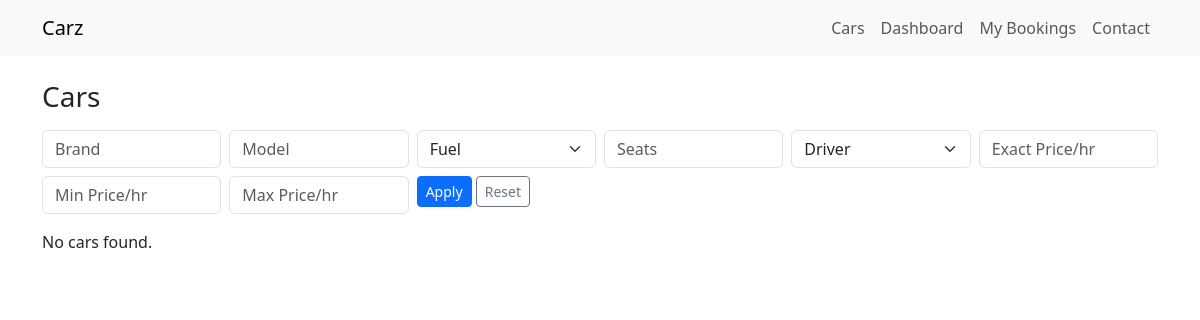
/cars/, run on an earlier commit of the app's database.
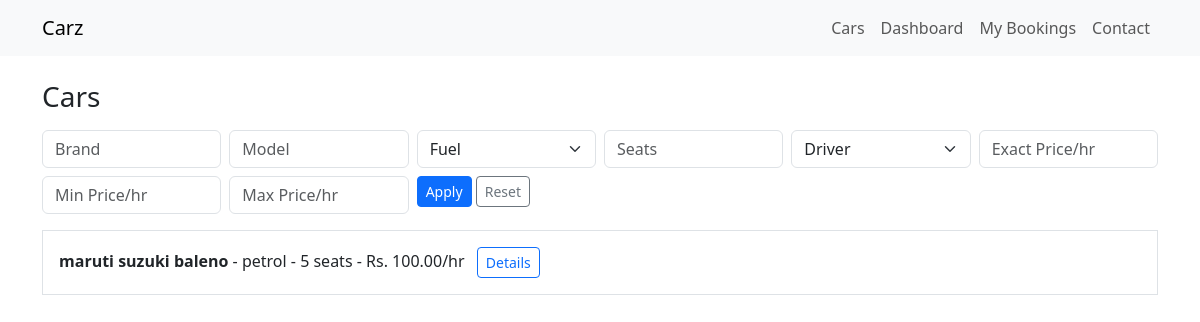
And on a later commit of the database.
### apps/cars/models.py (models this page shows, shortened)
class Car(models.Model):
    class FuelType(models.TextChoices):
        PETROL = "petrol", "Petrol"
        DIESEL = "diesel", "Diesel"
        CNG = "cng", "CNG"
        ELECTRIC = "electric", "Electric"
    class Transmission(models.TextChoices):
        MANUAL = "manual", "Manual"
        AUTOMATIC = "automatic", "Automatic"
    class Status(models.TextChoices):
        AVAILABLE = "available", "Available"
        BOOKED = "booked", "Booked"
        UNDER_SERVICE = "under_service", "Under Service"
        NOT_AVAILABLE = "not_available", "Not Available"
    brand = models.CharField(max_length=100, db_index=True)
    model = models.CharField(max_length=100, db_index=True)
    year = models.PositiveIntegerField()
    color = models.CharField(max_length=50)
    fuel_type = models.CharField(max_length=20, choices=FuelType.choices, db_index=True)
    transmission = models.CharField(max_length=20, choices=Transmission.choices)
    seating_capacity = models.PositiveSmallIntegerField(db_index=True)
    description = models.TextField(blank=True)
    is_driver_available = models.BooleanField(default=False, db_index=True)
    status = models.CharField(max_length=20, choices=Status.choices, default=Status.AVAILABLE, db_index=True)

class CarPricing(models.Model):
    car = models.OneToOneField(Car, related_name="pricing", on_delete=models.CASCADE)
    hourly_rate = models.DecimalField(max_digits=10, decimal_places=2)
    half_day_rate = models.DecimalField(max_digits=10, decimal_places=2)
    full_day_rate = models.DecimalField(max_digits=10, decimal_places=2)
    per_day_rate = models.DecimalField(max_digits=10, decimal_places=2)

### apps/cars/views.py (the view)
# urls.py: path("", CarListView.as_view(), name="car-list"),
class CarListView(ListView):
    template_name = "cars/car_list.html"
    model = Car
    context_object_name = "cars"
    paginate_by = 12
    def get_queryset(self):
        qs = Car.objects.select_related("pricing").filter(status=Car.Status.AVAILABLE)
        brand = self.request.GET.get("brand")
        model = self.request.GET.get("model")
        fuel_type = self.request.GET.get("fuel_type")
        seating_capacity = self.request.GET.get("seating_capacity")
        driver_available = self.request.GET.get("driver_available")
        min_price = self.request.GET.get("min_price")
        max_price = self.request.GET.get("max_price")
        exact_price = self.request.GET.get("price")
        if brand:
            qs = qs.filter(brand__icontains=brand)
        if model:
            qs = qs.filter(model__icontains=model)
        if fuel_type:
            qs = qs.filter(fuel_type=fuel_type)
        if seating_capacity:
            qs = qs.filter(seating_capacity=seating_capacity)
        if driver_available in ["true", "false"]:
            qs = qs.filter(is_driver_available=(driver_available == "true"))
        if exact_price:
            qs = qs.filter(pricing__hourly_rate=exact_price)
        if min_price:
            qs = qs.filter(pricing__hourly_rate__gte=min_price)
        if max_price:
            qs = qs.filter(pricing__hourly_rate__lte=max_price)
        return qs

### templates/cars/car_list.html (shortened to what this page needs)
{% extends "base.html" %}
{% block content %}
<h1 class="h3 mb-3">Cars</h1>
<form method="get" class="row g-2 mb-3">
  <div class="col-md-2"><input class="form-control" type="text" name="brand" placeholder="Brand" value="{{ request.GET.brand }}"></div>
  <div class="col-md-2"><input class="form-control" type="text" name="model" placeholder="Model" value="{{ request.GET.model }}"></div>
  <div class="col-md-2">
    <select class="form-select" name="fuel_type">
      <option value="">Fuel</option>
    </select>
  </div>
  <div class="col-md-2"><input class="form-control" type="number" name="seating_capacity" placeholder="Seats" value="{{ request.GET.seating_capacity }}"></div>
  <div class="col-md-2">
    <select class="form-select" name="driver_available">
      <option value="">Driver</option>
    </select>
  </div>
  <div class="col-md-2"><input class="form-control" type="number" step="0.01" name="price" placeholder="Exact Price/hr" value="{{ request.GET.price }}"></div>
  <div class="col-md-2"><input class="form-control" type="number" step="0.01" name="min_price" placeholder="Min Price/hr" value="{{ request.GET.min_price }}"></div>
  <div class="col-md-2"><input class="form-control" type="number" step="0.01" name="max_price" placeholder="Max Price/hr" value="{{ request.GET.max_price }}"></div>
  <div class="col-md-3">
    <button class="btn btn-primary btn-sm" type="submit">Apply</button>
    <a class="btn btn-outline-secondary btn-sm" href="{% url 'car-list' %}">Reset</a>
  </div>
</form>
{% for car in cars %}
  <div class="border p-3 mb-2">
    <strong>{{ car.brand }} {{ car.model }}</strong> - {{ car.fuel_type }} - {{ car.seating_capacity }} seats - Rs. {{ car.pricing.hourly_rate }}/hr
    <a href="{% url 'car-detail' car.id %}" class="btn btn-outline-primary btn-sm ms-2">Details</a>
  </div>
{% empty %}<p>No cars found.</p>{% endfor %}
{% endblock %}

What changed in the data, as far as the page shows it:
added Car: brand "maruti suzuki", model "baleno", fuel_type "petrol", seating_capacity "5", pricing.hourly_rate "100.00"
Also different on the page:
text no longer shown: "No cars found."
